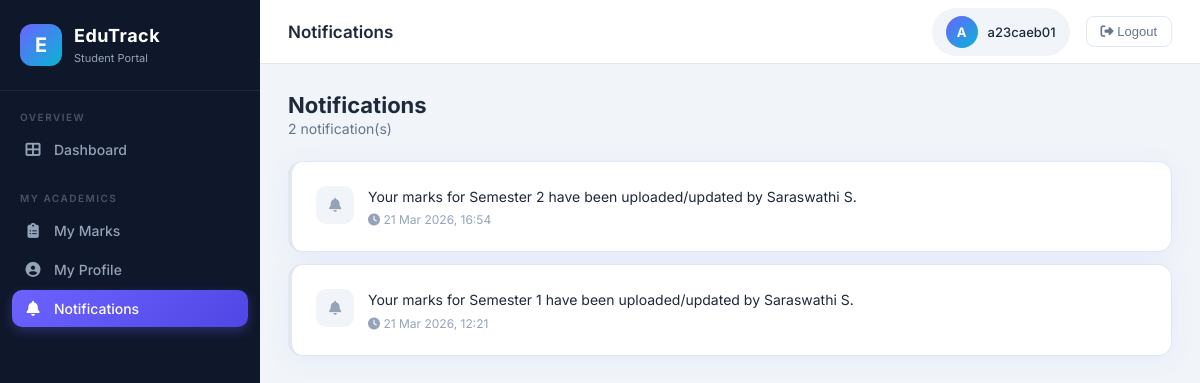
The app's page /student/notifications/ (signed in) with its own data.
### core/models.py (models this page shows, shortened)
class Notification(models.Model):
    student = models.ForeignKey(Student, on_delete=models.CASCADE, related_name='notifications')
    message = models.TextField()
    is_read = models.BooleanField(default=False)
    created_at = models.DateTimeField(auto_now_add=True)

### core/views.py (the view)
        def wrapper(request, *args, **kwargs):
            if not request.session.get('user_id'):
                return redirect('login')
            if roles and request.session.get('role') not in roles:
                return redirect('login')
            return view_func(request, *args, **kwargs)

### core/views.py (called while the page is built)
def login_required_role(*roles):
    def decorator(view_func):
        def wrapper(request, *args, **kwargs):
            if not request.session.get('user_id'):
                return redirect('login')
            if roles and request.session.get('role') not in roles:
                return redirect('login')
            return view_func(request, *args, **kwargs)
        wrapper.__name__ = view_func.__name__
        return wrapper
    return decorator

def get_current_user(request):
    uid = request.session.get('user_id')
    if uid:
        return User.objects.filter(id=uid).first()
    return None

@login_required_role('student')
def student_notifications(request):
    user = get_current_user(request)
    student = get_object_or_404(Student, user=user)
    notifications = student.notifications.all().order_by('-created_at')
    student.notifications.filter(is_read=False).update(is_read=True)
    return render(request, 'student/notifications.html', {
        'student': student, 'notifications': notifications, 'unread_count': 0
    })

### templates/student/notifications.html (shortened to what this page needs)
{% extends 'student/base_student.html' %}
{% block page_title %}Notifications{% endblock %}
{% block content %}
<div class="page-header"><div><h1>Notifications</h1><p>{{ notifications|length }} notification(s)</p></div></div>
{% if notifications %}
{% for notif in notifications %}
<div class="card" style="margin-bottom:12px;border-left:4px solid {% if not notif.is_read %}#6C63FF{% else %}#e2e8f0{% endif %}">
  <div style="display:flex;align-items:flex-start;gap:14px">
    <div style="width:38px;height:38px;background:{% if not notif.is_read %}linear-gradient(135deg,#6C63FF,#a78bfa){% else %}#f1f5f9{% endif %};border-radius:10px;display:flex;align-items:center;justify-content:center;flex-shrink:0">
      <i class="fas fa-bell" style="color:{% if not notif.is_read %}#fff{% else %}#94a3b8{% endif %};font-size:14px"></i>
    </div>
    <div style="flex:1">
      <p style="font-size:14px;color:#1e293b;line-height:1.6">{{ notif.message }}</p>
      <p style="font-size:12px;color:#94a3b8;margin-top:4px"><i class="fas fa-clock"></i> {{ notif.created_at|date:"d M Y, H:i" }}</p>
    </div>
  </div>
</div>
{% endfor %}
{% else %}
<div class="card" style="text-align:center;padding:60px">
  <i class="fas fa-bell-slash" style="font-size:56px;color:#cbd5e1;margin-bottom:16px"></i>
  <h3 style="color:#64748b;margin-bottom:8px">No notifications</h3>
  <p style="color:#94a3b8">You'll be notified when your faculty uploads marks.</p>
</div>
{% endif %}
{% endblock %}

### templates/base.html (style rules this page uses)
:root { --primary: #6C63FF; --primary-dark: #4f46e5; --secondary: #06b6d4; --accent: #f59e0b; --success: #10b981; --danger: #ef4444; --warning: #f59e0b; --sidebar-bg: #0f172a; --sidebar-text: #94a3b8; --sidebar-active: #6C63FF; --card-bg: #fff; --body-bg: #f1f5f9; --text-primary: #1e293b; --text-secondary: #64748b; --border: #e2e8f0; --shadow: 0 4px 24px rgba(108,99,255,0.08); --radius: 14px; }
* { margin:0; padding:0; box-sizing:border-box; }
body { font-family:'Inter',sans-serif; background:var(--body-bg); color:var(--text-primary); display:flex; min-height:100vh; }
.card { background:var(--card-bg); border-radius:var(--radius); box-shadow:var(--shadow); padding:24px; border:1px solid var(--border); }
.page-header { display:flex; align-items:center; justify-content:space-between; margin-bottom:24px; }
.page-header h1 { font-size:22px; font-weight:700; }
.page-header p { font-size:14px; color:var(--text-secondary); margin-top:2px; }

### records on screen
Notification: is_read True (drawn), message "Your marks for Semester 2 have been uploaded/updated by Saraswathi S.", created_at "21 Mar 2026, 16:54"
Notification: is_read True (drawn), message "Your marks for Semester 1 have been uploaded/updated by Saraswathi S.", created_at "21 Mar 2026, 12:21"

### other values on screen
{{ request.session.username|first|upper }} "A"
{{ request.session.username }} "a23caeb01"
{{ notifications|length }} "2"
